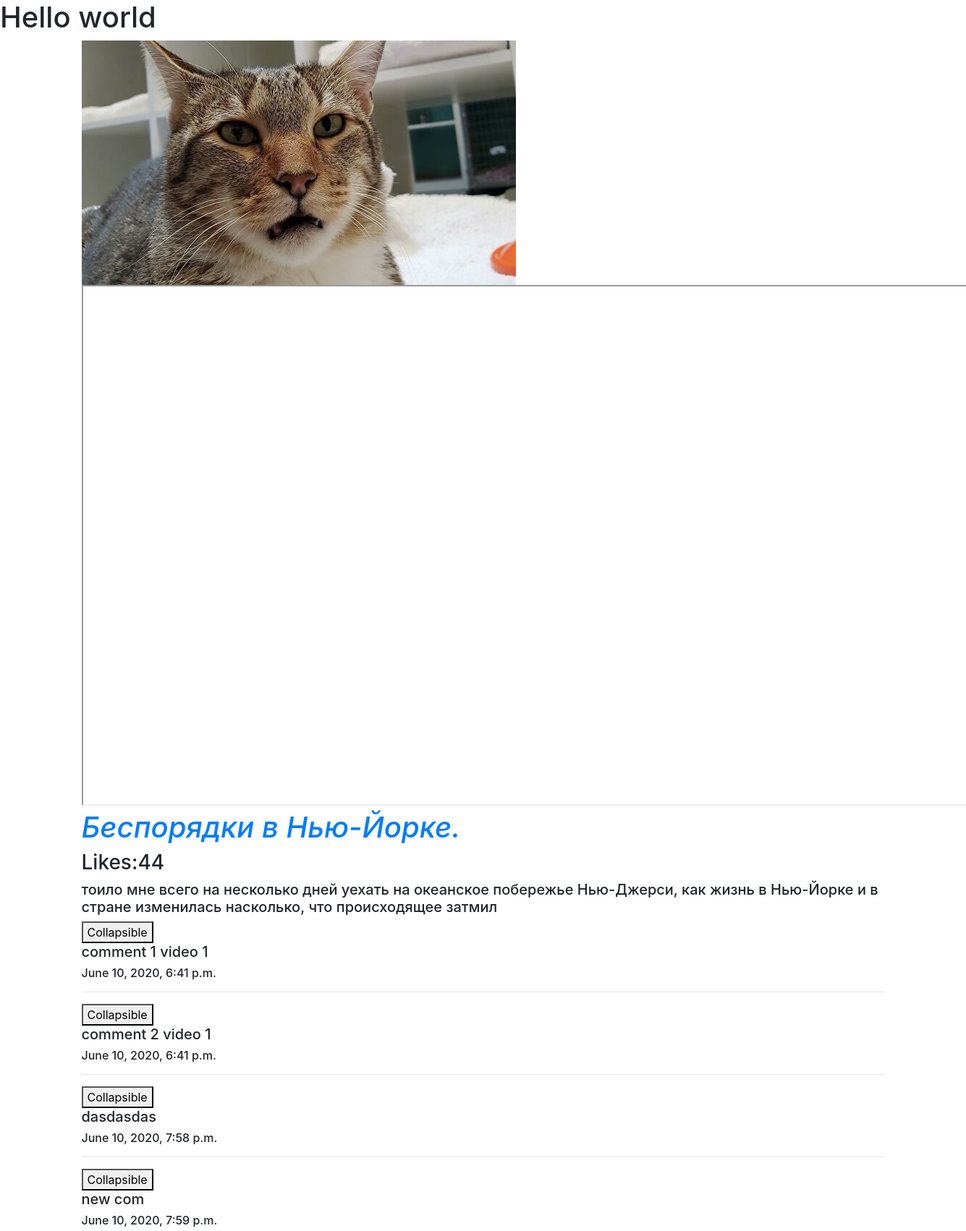
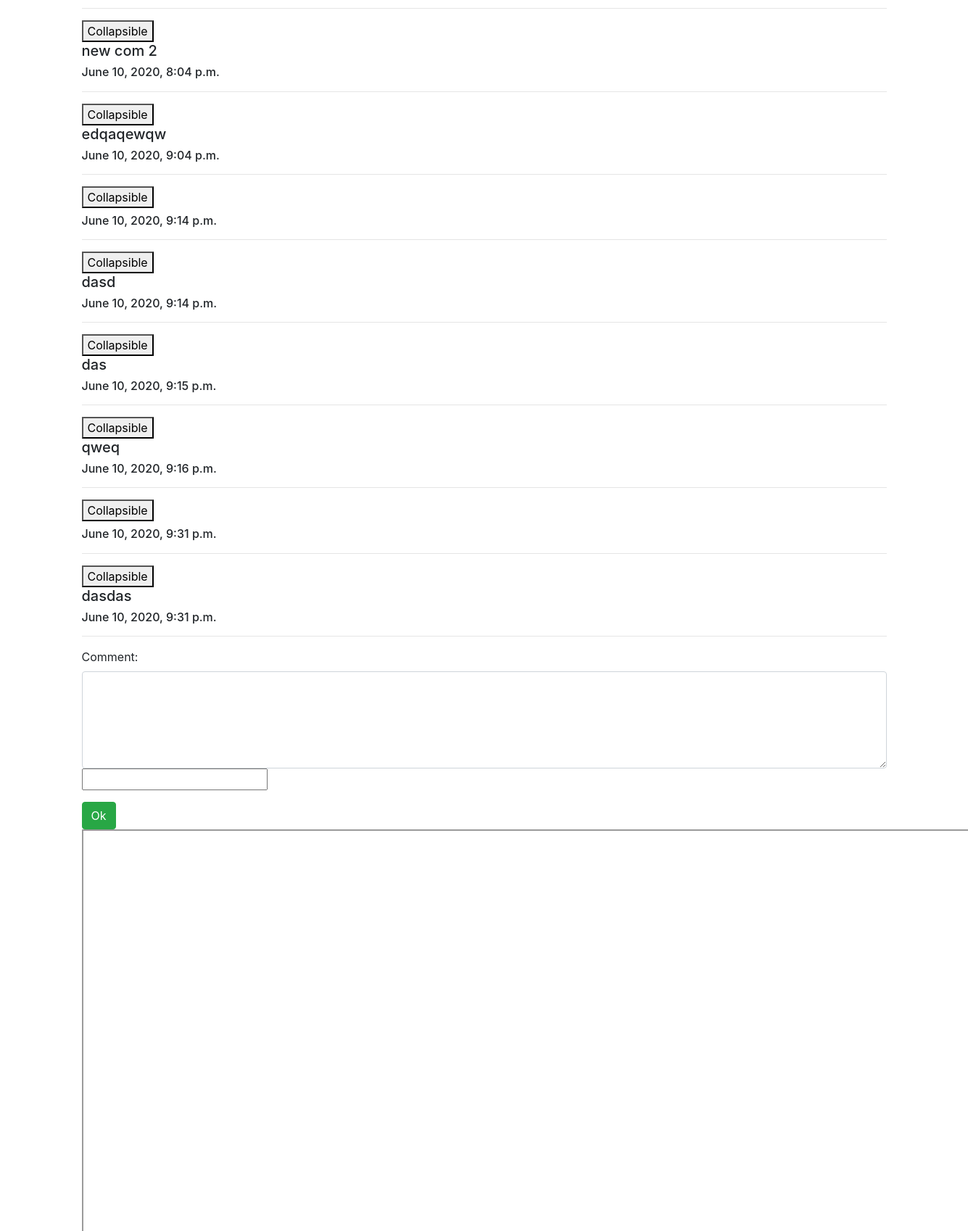
/hello/456/ (upper part), run on the app's committed database (2 pictures, top to bottom).
### showvideo/models.py (models this page shows, shortened)
class Video(models.Model):
    class Meta:
        verbose_name = "Видео"
        verbose_name_plural = "много видео"
    slug = models.SlugField(unique=True, verbose_name="СЛАГ", help_text="слаг должен быть уникальным")
    urls = models.URLField(verbose_name="Урл")
    title = models.CharField(max_length = 150, verbose_name="Название")
    date = models.DateField(auto_now_add= True, verbose_name="Дата")
    descruptions = models.TextField(
        verbose_name="Описание",
        null=True,
        blank=True)
    likes = models.PositiveIntegerField(default= 0, verbose_name="Нравится")

class Comment(models.Model):
    text = models.TextField()
    date = models.DateTimeField(auto_now_add=True)
    comment_video = models.ForeignKey(Video, on_delete=models.CASCADE, related_name="comment")

### showvideo/views.py (the view)
# urls.py: re_path("456/", views.world, name ="main_page"),
def world(request):
    response = {"name":"Bogdan", "d":34,"arr":[1,2,3,4,5]}
    response["content"] = Video.objects.all()
    return render(request, "index.html", response)

### showvideo/templates/index.html (shortened to what this page needs)
{% extends "main_template.html" %}
{% load static %}
{% block video %}
<img src="{% static "kot.jpg" %}">
{% for video in content %}
    <iframe width="1280" height="720" src="{{ video.urls }}"></iframe>
    <a href="/hello/one_video/{{ video.id }}"><h1><i>{{ video.title }}</i></h1></a>
    <h3 class="like" id = "{{ video.id }}">Likes:{{ video.likes }}</h3>
    <h5>{{ video.descruptions }}</h5>
    {% for com in video.comment.all %}
        <button data-toggle="collapse" data-target="#demo{{ com.id }}">Collapsible</button>
        <h5>{{ com.text }}</h5>
        <h6>{{ com.date }}</h6>
        <hr>
    {% endfor %}
{% include "test_html.html" with some_id=video.id %}
{% endfor %}
{% endblock %}

### showvideo/templates/main_template.html (shortened to what this page needs)
<!DOCTYPE html>
<html lang="en">
<head>
    <link rel="stylesheet" href="https://maxcdn.bootstrapcdn.com/bootstrap/4.5.0/css/bootstrap.min.css">
</head>
<body>
<h1>Hello world</h1>
<div class="container">
    {% block video %}
    {% endblock %}
</div>
</body>
</html>

### showvideo/templates/test_html.html (shortened to what this page needs)
<form action="/hello/comment/{{ some_id }}/" method="post">
    <div class="form-group">
    <label for="comment">Comment:</label>
    <textarea class="form-control" rows="5" name ="com"></textarea>
    <input class="from-control" type="password" name="pwd">
    </div>
    <button type="submit" class="btn btn-success">Ok</button>
</form>

### data on the page
Video: title "Беспорядки в Нью-Йорке.", likes "44", descruptions "тоило мне всего на несколько дней уехать на океанское побережье Нью-Джерси, как жизнь в Нью-Йорке и в стране изменилась насколько, что происходящее затмил"
Comment: text "comment 1 video 1", date "June 10, 2020, 6:41 p.m."
Comment: text "comment 2 video 1", date "June 10, 2020, 6:41 p.m."
Comment: text "dasdasdas", date "June 10, 2020, 7:58 p.m."
Comment: text "new com", date "June 10, 2020, 7:59 p.m."
Comment: text "new com 2", date "June 10, 2020, 8:04 p.m."
Comment: text "edqaqewqw", date "June 10, 2020, 9:04 p.m."
Comment: date "June 10, 2020, 9:14 p.m."
Comment: text "dasd", date "June 10, 2020, 9:14 p.m."
Comment: text "das", date "June 10, 2020, 9:15 p.m."
Comment: text "qweq", date "June 10, 2020, 9:16 p.m."
Comment: date "June 10, 2020, 9:31 p.m."
Comment: text "dasdas", date "June 10, 2020, 9:31 p.m."
